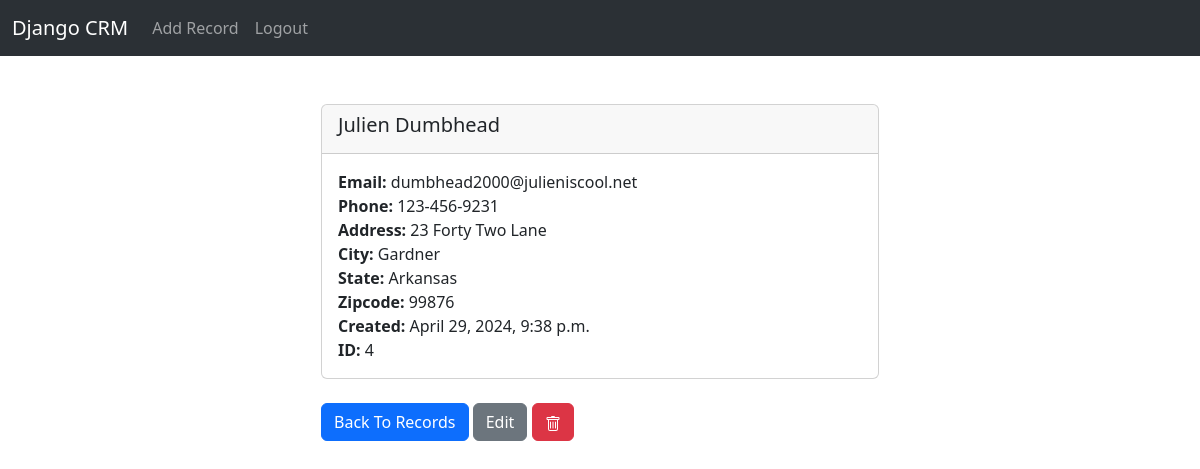
The app's page /record/4 (signed in) with its own data.
### website/models.py (models this page shows, shortened)
class Record(models.Model):
    created_at = models.DateTimeField(auto_now_add=True)
    first_name = models.CharField(max_length=50)
    last_name = models.CharField(max_length=50)
    email = models.EmailField(max_length=50)
    phone = models.CharField(max_length=12)
    address = models.CharField(max_length=100)
    city = models.CharField(max_length=50)
    state = models.CharField(max_length=50)
    zipcode = models.CharField(max_length=15)

### website/views.py (the view)
# urls.py: path('record/<int:pk>', views.customer_record, name='record'),
def customer_record(request, pk):
    if request.user.is_authenticated:
        customer_record = Record.objects.get(id=pk)
        return render(request, 'record.html', {'customer_record':customer_record})
    else:
        messages.success(request, "You Must Be Logged In To View That Page...")
        return redirect('home')

### website/templates/record.html (shortened to what this page needs)
{% extends 'base.html' %}
{% block content %}
<br>
<div class="col-md-6 offset-md-3">
    <div class="card">
        <div class="card-header">
            <h5 class="card-title">{{ customer_record.first_name }} {{ customer_record.last_name }}</h5>
        </div>
        <div class="card-body">
            <p class="card-text">
                <strong>Email: </strong>{{ customer_record.email }}<br>
                <strong>Phone: </strong>{{ customer_record.phone }}<br>
                <strong>Address: </strong>{{ customer_record.address }}<br>
                <strong>City: </strong>{{ customer_record.city }}<br>
                <strong>State: </strong>{{ customer_record.state }}<br>
                <strong>Zipcode: </strong>{{ customer_record.zipcode }}<br>
                <strong>Created: </strong>{{ customer_record.created_at }}<br>
                <strong>ID: </strong>{{ customer_record.id }}<br>
            </p>
        </div>
    </div>
    <br>
    <a href="{% url 'home' %}" class="btn btn-primary">Back To Records</a>
    <a href="{% url 'update_record' customer_record.id %}" class="btn btn-secondary">Edit</a>
    <a href="{% url 'delete_record' customer_record.id %}" class="btn btn-danger">
    </a>
</div>
{% endblock %}

### records on screen
Record: first_name "Julien", last_name "Dumbhead", email "dumbhead2000@julieniscool.net", phone "123-456-9231", address "23 Forty Two Lane", city "Gardner", state "Arkansas", zipcode "99876", created_at "April 29, 2024, 9:38 p.m.", id "4"
